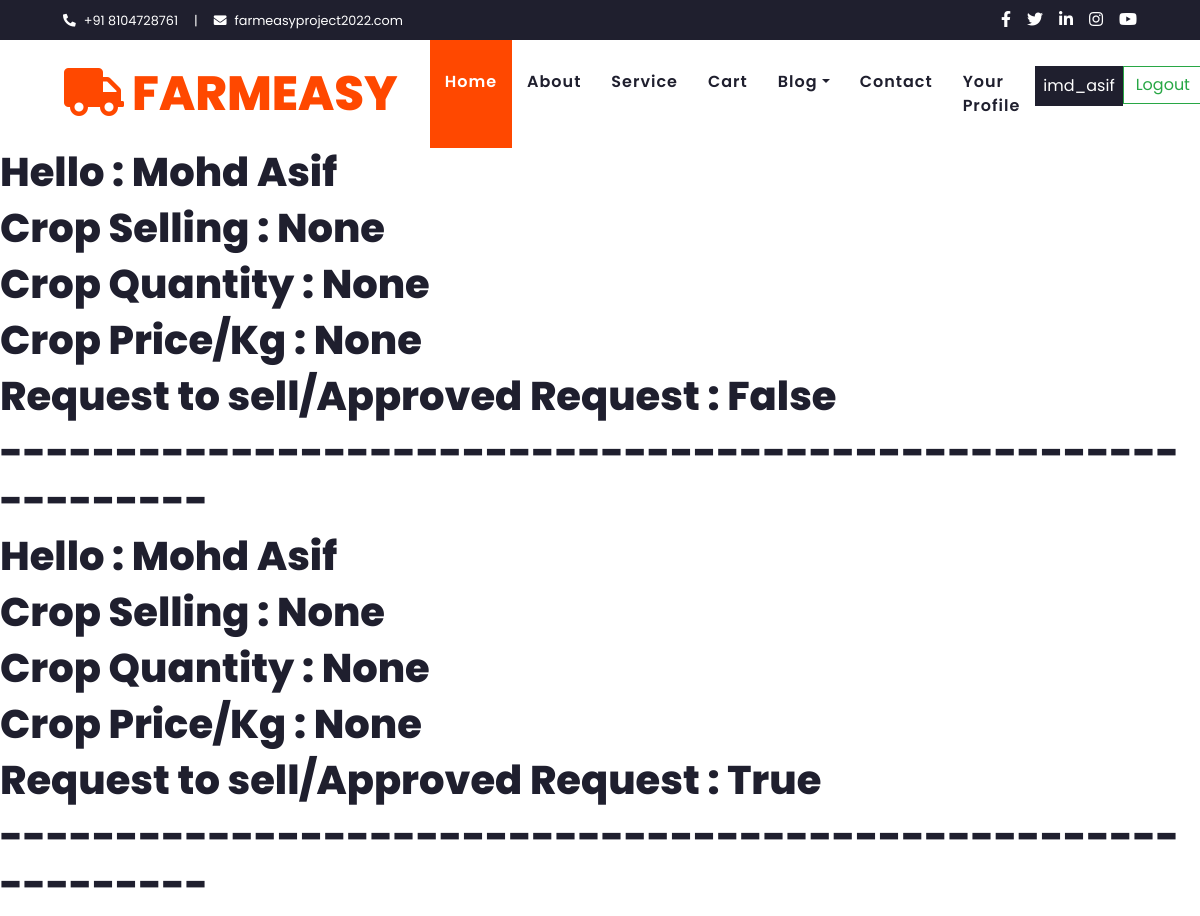
/check_status (signed in), run on the app's committed database.
### myHome/models.py (models this page shows, shortened)
class User_to_Farmeasy(models.Model):
    crop_owner = models.ForeignKey(Profile,null=True,blank=True,on_delete=models.SET_NULL)
    crop_name = models.CharField(max_length=200,null=True,blank=True)
    crop_quantity = models.IntegerField(blank=True, null=True)
    crop_price = models.IntegerField(null=True,blank=True)
    crop_img = models.ImageField(null=True, blank=True)
    approved = models.BooleanField('Approved', default=False)

### users/models.py (models this page shows, shortened)
class Profile(models.Model):
    user = models.OneToOneField(User, on_delete=models.CASCADE,null=True,blank=True)
    name = models.CharField(max_length=200,null=True,blank=True)
    email = models.EmailField(max_length=500,null=True,blank=True)
    phone = models.IntegerField(blank=True, null=True)
    city = models.CharField(max_length=200, blank=True, null=True)
    pin = models.IntegerField(blank=True, null=True)
    state = models.CharField(max_length=200, blank=True, null=True)
    qr_code = models.ImageField(upload_to='qr_image',blank=True)

### myHome/views.py (the view)
# urls.py: path("check_status", views.check_status, name="check_status"),
def check_status(request):
    user_obj = Profile.objects.get(user=request.user)
    crops = User_to_Farmeasy.objects.filter(crop_owner=user_obj)
    context = {'crops':crops}
    return render(request, 'myHome/status.html',context)

### myHome/templates/myHome/status.html (shortened to what this page needs)
{% load static %}
<!DOCTYPE html>
<html lang="en">
<head>
    <link rel="stylesheet" href="{% static 'product.css' %}">
</head>
<body>
  {% include 'myHome/navbar.html' %}
    {%block content %}
        {% for obj in crops%}
            <h1> Hello : {{ obj.crop_owner.name }}</h1>
            <h1> Crop Selling : {{obj.crop_name}}</h1>
            <h1> Crop Quantity : {{ obj.crop_quantity }}</h1>
            <h1> Crop Price/Kg : {{obj.crop_price }}</h1>
            <h1> Request to sell/Approved Request : {{obj.approved }}</h1>
            <h1>------------------------------------------------------------</h1>
        {% endfor %}
    {%endblock content %}
</body>
</html>

### templates/myHome/navbar.html (shortened to what this page needs)
{% load static %}
<!DOCTYPE html>
<html lang="en">
<head>
    <link href="https://cdnjs.cloudflare.com/ajax/libs/font-awesome/5.10.0/css/all.min.css" rel="stylesheet">
    <link href="{% static "lib/owlcarousel/assets/owl.carousel.min.css" %}" rel="stylesheet">
    <link href="https://cdn.jsdelivr.net/npm/bootstrap@5.3.0-alpha1/dist/css/bootstrap.min.css" rel="stylesheet">
    <link href="{% static 'css/style.css' %}" rel="stylesheet">
</head>
<body>
    <div class="container-fluid bg-dark">
        <div class="row py-2 px-lg-5">
            <div class="col-lg-6 text-center text-lg-left mb-2 mb-lg-0">
                <div class="d-inline-flex align-items-center text-white">
                    <small><i class="fa fa-phone-alt mr-2"></i>+91 8104728761</small>
                    <small class="px-3">|</small>
                    <small><i class="fa fa-envelope mr-2"></i>farmeasyproject2022.com</small>
                </div>
            </div>
            <div class="col-lg-6 text-center text-lg-right">
                <div class="d-inline-flex align-items-center">
                    <a class="text-white px-2" href="">
                        <i class="fab fa-facebook-f"></i>
                    </a>
                    <a class="text-white px-2" href="">
                        <i class="fab fa-twitter"></i>
                    </a>
                    <a class="text-white px-2" href="">
                        <i class="fab fa-linkedin-in"></i>
                    </a>
                    <a class="text-white px-2" href="">
                        <i class="fab fa-instagram"></i>
                    </a>
                    <a class="text-white pl-2" href="">
                        <i class="fab fa-youtube"></i>
                    </a>
                </div>
            </div>
        </div>
    </div>
    <div class="container-fluid p-0">
        <nav class="navbar navbar-expand-lg bg-light navbar-light py-3 py-lg-0 px-lg-5">
            <a href="{% url 'home' %}" class="navbar-brand ml-lg-3">
                <h1 class="m-0 display-5 text-uppercase text-primary"><i class="fa fa-truck mr-2"></i>FarmEasy</h1>
            </a>
            {%if user.is_authenticated%}
            <div class="collapse navbar-collapse justify-content-between px-lg-3" id="navbarCollapse">
                <div class="navbar-nav m-auto py-0">
                    <a href="/" class="nav-item nav-link active">Home</a>
                    <a href="/about" class="nav-item nav-link">About</a>
                    <a href="/service" class="nav-item nav-link">Service</a>
                    <a href="{% url 'products_url' %}" class="nav-item nav-link">Cart</a>
                    <div class="nav-item dropdown">
                        <a href="/blog" class="nav-link dropdown-toggle" data-toggle="dropdown">Blog</a>
                    </div>
                    <a href="/contact" class="nav-item nav-link">Contact</a>
                    <a href="{% url 'user_data' %}" class="nav-item nav-link">Your Profile</a>
                </div>
                    <div class="d-flex" role="search">
                        <a href="{% url 'profile' %}">
                            <p class=" p-2 mt-0 text-light bg-dark">{{ user.username }}</p>
                        </a>
                        <a href="{% url 'logout' %}">
                            <button class="btn btn-outline-success" type="submit">Logout</button>
                        </a>
                    </div>
                {%endif%}
            </div>
        </nav>
    </div>
</body>
</html>

### data on the page
User_to_Farmeasy: crop_owner.name "Mohd Asif", crop_name "None", crop_quantity "None", crop_price "None", approved "False"
User_to_Farmeasy: crop_owner.name "Mohd Asif", crop_name "None", crop_quantity "None", crop_price "None", approved "True"

### other printed values
{{ user.username }} "imd_asif"
